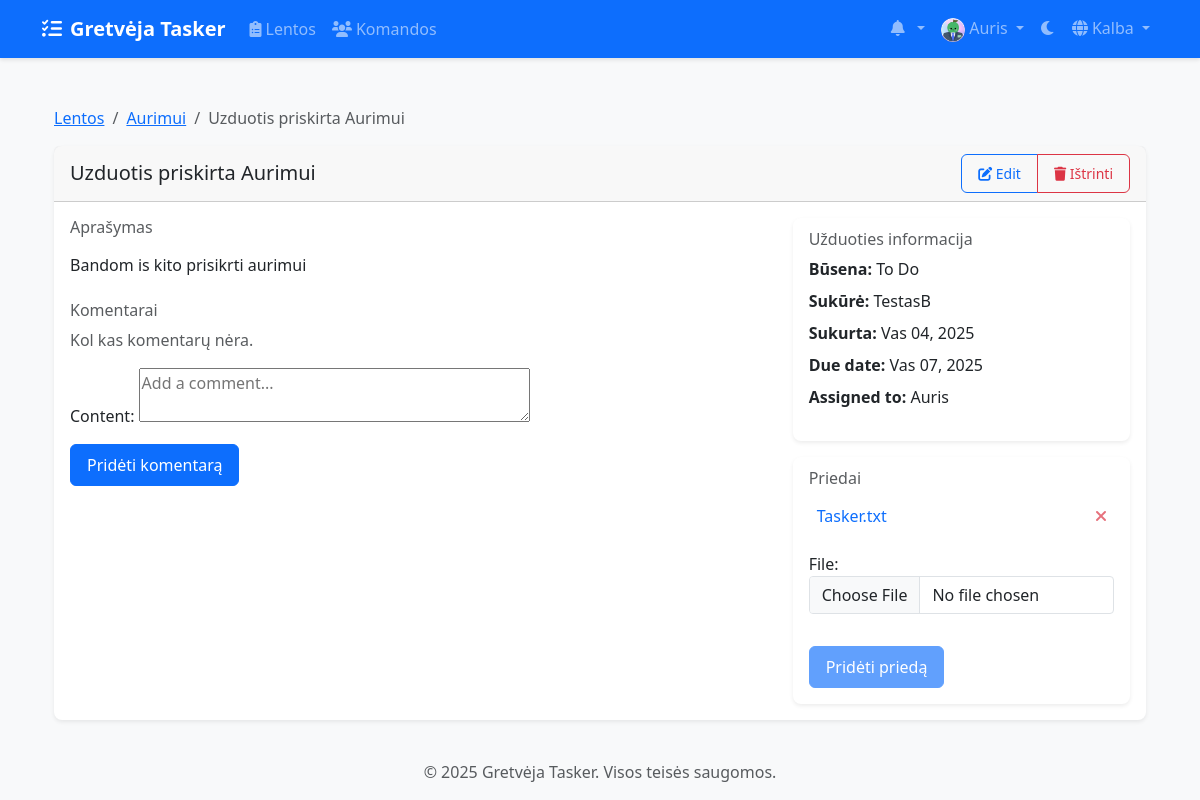
The app's page /lt/boards/tasks/2/ (signed in), older data.
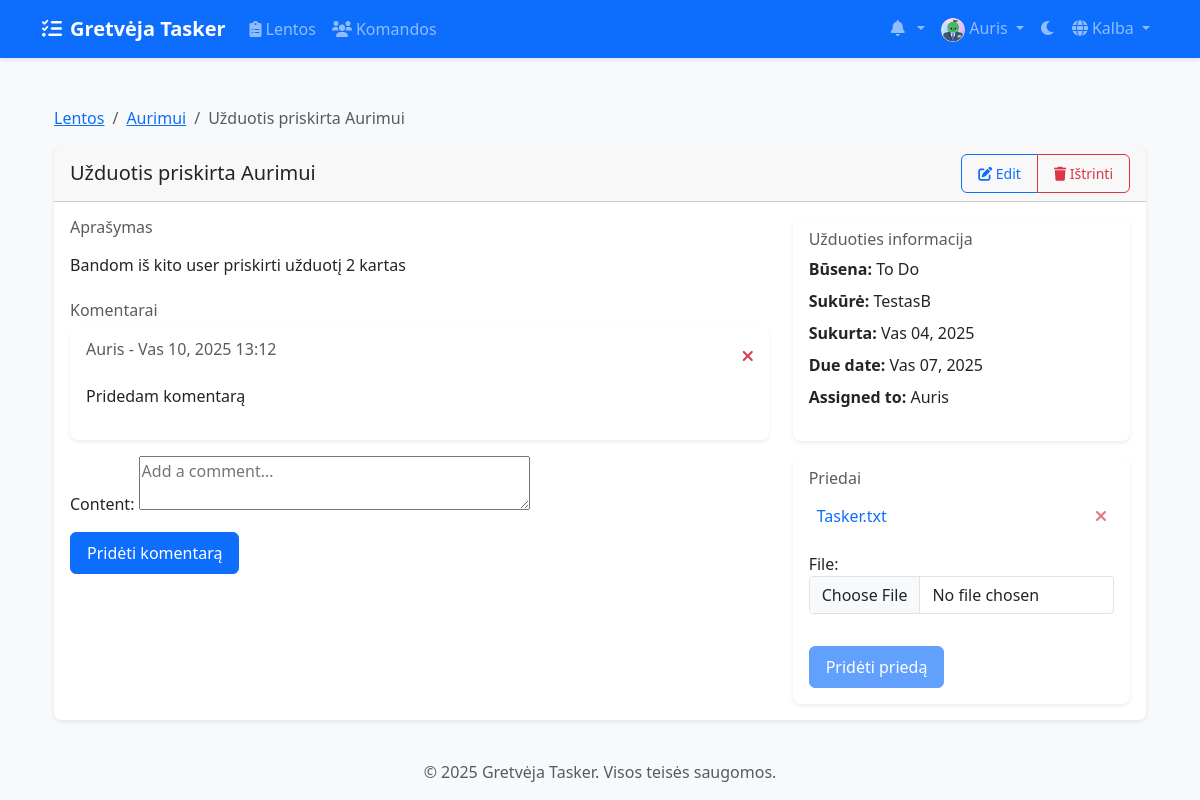
The same page, newer data.
### accounts/models.py (models this page shows, shortened)
class CustomUser(AbstractUser):
    email = models.EmailField(_('email address'), unique=True)
    avatar = models.ImageField(upload_to='avatars/', null=True, blank=True)
    bio = models.TextField(max_length=500, blank=True)
    theme_preference = models.CharField(
        max_length=10,
        choices=[('light', 'Light'), ('dark', 'Dark')],
        default='light'
    )
    notification_preferences = models.JSONField(
        default=dict,
        help_text=_('User notification preferences')
    )
    class Meta:
        verbose_name = _('user')
        verbose_name_plural = _('users')

### boards/models.py (models this page shows, shortened)
class Board(models.Model):
    title = models.CharField(max_length=200)
    description = models.TextField(blank=True)
    created_at = models.DateTimeField(auto_now_add=True)
    updated_at = models.DateTimeField(auto_now=True)
    owner = models.ForeignKey(
        settings.AUTH_USER_MODEL,
        on_delete=models.CASCADE,
        related_name='owned_boards'
    )
    team = models.ForeignKey(
        Team,
        on_delete=models.CASCADE,
        related_name='boards',
        null=True,
        blank=True
    )

class Task(models.Model):
    PRIORITY_CHOICES = [
        ('low', 'Low'),
        ('medium', 'Medium'),
        ('high', 'High'),
    ]
    title = models.CharField(max_length=200)
    description = models.TextField(blank=True)
    column = models.ForeignKey(Column, on_delete=models.CASCADE, related_name='tasks')
    created_by = models.ForeignKey(
        settings.AUTH_USER_MODEL,
        on_delete=models.CASCADE,
        related_name='created_tasks'
    )
    assigned_to = models.ForeignKey(
        settings.AUTH_USER_MODEL,
        on_delete=models.SET_NULL,
        null=True,
        blank=True,
        related_name='assigned_tasks'
    )
    created_at = models.DateTimeField(auto_now_add=True)
    updated_at = models.DateTimeField(auto_now=True)
    due_date = models.DateTimeField(null=True, blank=True)
    priority = models.CharField(
        max_length=10,
        choices=PRIORITY_CHOICES,
        default='medium'
    )
    position = models.PositiveIntegerField()
    labels = models.ManyToManyField('Label', blank=True)
    class Meta:
        ordering = ['position']

class Column(models.Model):
    COLUMN_TYPES = [
        ('todo', 'Padaryti'),
        ('doing', 'Daroma'),
        ('done', 'Atlikta'),
        ('rejected', 'Atmesta'),
    ]
    board = models.ForeignKey(Board, on_delete=models.CASCADE, related_name='columns')
    title = models.CharField(max_length=100)
    type = models.CharField(max_length=20, choices=COLUMN_TYPES)
    position = models.PositiveIntegerField()
    color = ColorField(default='#FF0000')
    class Meta:
        ordering = ['position']

class TaskAttachment(models.Model):
    task = models.ForeignKey(Task, on_delete=models.CASCADE, related_name='attachments')
    file = models.FileField(upload_to='task_attachments/')
    uploaded_by = models.ForeignKey(settings.AUTH_USER_MODEL, on_delete=models.CASCADE)
    uploaded_at = models.DateTimeField(auto_now_add=True)
    @property
    def filename(self):
        return os.path.basename(self.file.name)

class TaskComment(models.Model):
    task = models.ForeignKey(Task, on_delete=models.CASCADE, related_name='comments')
    author = models.ForeignKey(settings.AUTH_USER_MODEL, on_delete=models.CASCADE)
    content = models.TextField()
    created_at = models.DateTimeField(auto_now_add=True)
    updated_at = models.DateTimeField(auto_now=True)
    class Meta:
        ordering = ['-created_at']

### boards/views/task_views.py (the view, shortened to what this page needs)
# urls.py: path('tasks/<int:task_id>/', views.task_detail, name='task_detail'),
@login_required
def task_detail(request, task_id):
    task = get_object_or_404(Task, id=task_id)
    if not can_manage_task(request.user, task):
        messages.error(request, "You don't have permission to view this task.")
        return redirect('boards:board_detail', board_id=task.column.board.id)
    comment_form = TaskCommentForm()
    attachment_form = TaskAttachmentForm()
    return render(request, 'boards/task_detail.html', {
        'task': task,
        'board': task.column.board,
        'comments': task.comments.all().order_by('-created_at'),
        'attachments': task.attachments.all().order_by('-uploaded_at'),
        'comment_form': comment_form,
        'attachment_form': attachment_form,
        'can_edit': can_manage_task(request.user, task)
    })

### templates/boards/task_detail.html (shortened to what this page needs)
{% extends 'base.html' %}
{% load i18n %}
{% load static %}
{% block content %}
<div class="container mt-4">
    <nav aria-label="breadcrumb">
        <ol class="breadcrumb">
            <li class="breadcrumb-item"><a href="{% url 'boards:board_list' %}">{% trans "Boards" %}</a></li>
            <li class="breadcrumb-item"><a href="{% url 'boards:board_detail' board.id %}">{{ board.title }}</a></li>
            <li class="breadcrumb-item active" aria-current="page">{{ task.title }}</li>
        </ol>
    </nav>
    <div class="card shadow-sm">
        <div class="card-header d-flex justify-content-between align-items-center">
            <h5 class="mb-0">{{ task.title }}</h5>
            {% if can_edit %}
            <div class="btn-group">
                <a href="{% url 'boards:task_edit' task.id %}" class="btn btn-sm btn-outline-primary">
                    <i class="fas fa-edit"></i> {% trans "Edit" %}
                </a>
                <a href="{% url 'boards:task_delete' task.id %}" class="btn btn-sm btn-outline-danger">
                    <i class="fas fa-trash"></i> {% trans "Delete" %}
                </a>
            </div>
            {% endif %}
        </div>
        <div class="card-body">
            <div class="row">
                <div class="col-md-8">
                    <div class="mb-4">
                        <h6 class="text-muted">{% trans "Description" %}</h6>
                        <p class="mb-3">{{ task.description|linebreaks }}</p>
                    </div>
                    <div class="mb-4">
                        <h6 class="text-muted">{% trans "Comments" %}</h6>
                        {% if comments %}
                            {% for comment in comments %}
                            <div class="card mb-2">
                                <div class="card-body">
                                    <div class="d-flex justify-content-between">
                                        <h6 class="card-subtitle mb-2 text-muted">
                                            {{ comment.author.username }} - {{ comment.created_at|date:"M d, Y H:i" }}
                                        </h6>
                                        {% if comment.author == request.user %}
                                        <a href="{% url 'boards:delete_comment' comment.id %}" class="text-danger">
                                            <i class="fas fa-times"></i>
                                        </a>
                                        {% endif %}
                                    </div>
                                    <p class="card-text">{{ comment.content|linebreaks }}</p>
                                </div>
                            </div>
                            {% endfor %}
                        {% else %}
                            <p class="text-muted">{% trans "No comments yet." %}</p>
                        {% endif %}
                        <form method="post" class="mt-3">
                            {{ comment_form.as_p }}
                            <button type="submit" class="btn btn-primary">{% trans "Add Comment" %}</button>
                        </form>
                    </div>
                </div>
                <div class="col-md-4">
                    <div class="card mb-3">
                        <div class="card-body">
                            <h6 class="card-subtitle mb-2 text-muted">{% trans "Task Information" %}</h6>
                            <ul class="list-unstyled">
                                <li class="mb-2">
                                    <strong>{% trans "Status" %}:</strong> {{ task.column.title }}
                                </li>
                                <li class="mb-2">
                                    <strong>{% trans "Created by" %}:</strong> {{ task.created_by.username }}
                                </li>
                                <li class="mb-2">
                                    <strong>{% trans "Created at" %}:</strong> {{ task.created_at|date:"M d, Y" }}
                                </li>
                                <li class="mb-2">
                                    <strong>{% trans "Due date" %}:</strong>
                                    {% if task.due_date %}
                                        {{ task.due_date|date:"M d, Y" }}
                                    {% else %}
                                        {% trans "Not set" %}
                                    {% endif %}
                                </li>
                                <li>
                                    <strong>{% trans "Assigned to" %}:</strong>
                                    {% if task.assigned_to %}
                                        {{ task.assigned_to.username }}
                                    {% else %}
                                        {% trans "Unassigned" %}
                                    {% endif %}
                                </li>
                            </ul>
                        </div>
                    </div>
                    <div class="card">
                        <div class="card-body">
                            <h6 class="card-subtitle mb-2 text-muted">{% trans "Attachments" %}</h6>
                            {% if attachments %}
                                <ul class="attachment-list">
                                {% for attachment in attachments %}
                                    <li class="attachment-item">
                                        <a href="{{ attachment.file.url }}" target="_blank" class="attachment-link">
                                            {{ attachment.filename }}
                                        </a>
                                        {% if attachment.uploaded_by == request.user %}
                                        <a href="{% url 'boards:delete_attachment' attachment.id %}" class="delete-attachment">
                                            <i class="fas fa-times"></i>
                                        </a>
                                        {% endif %}
                                    </li>
                                {% endfor %}
                                </ul>
                            {% else %}
                                <p class="text-muted">{% trans "No attachments yet." %}</p>
                            {% endif %}
                            <form method="post" enctype="multipart/form-data" class="file-upload-form">
                                {{ attachment_form.as_p }}
                                <button type="submit" class="btn btn-primary" disabled>{% trans "Add Attachment" %}</button>
                            </form>
                        </div>
                    </div>
                </div>
            </div>
        </div>
    </div>
</div>
{% endblock %}

### templates/base.html (shortened to what this page needs)
{% load static %}
{% load compress %}
{% load i18n %}
<!DOCTYPE html>
<html lang="{{ LANGUAGE_CODE }}" data-bs-theme="light">
<head>
    <link href="https://cdn.jsdelivr.net/npm/bootstrap@5.3.2/dist/css/bootstrap.min.css" rel="stylesheet">
    <link href="https://cdnjs.cloudflare.com/ajax/libs/font-awesome/6.0.0/css/all.min.css" rel="stylesheet">
    <link href="https://cdn.jsdelivr.net/npm/select2@4.1.0-rc.0/dist/css/select2.min.css" rel="stylesheet">
    <link href="https://cdn.jsdelivr.net/npm/select2-bootstrap-5-theme@1.3.0/dist/select2-bootstrap-5-theme.min.css" rel="stylesheet">
    {% compress css %}
    <link href="{% static 'css/style.css' %}" rel="stylesheet">
    {% endcompress %}
</head>
<body>
    <nav class="navbar navbar-expand-lg navbar-dark bg-primary">
        <div class="container">
            <a class="navbar-brand" href="{% url 'home' %}">
                <i class="fas fa-tasks me-2"></i>{% trans "Gretvėja Tasker" %}
            </a>
            <div class="collapse navbar-collapse" id="navbarNav">
                <ul class="navbar-nav me-auto">
                    {% if user.is_authenticated %}
                        <li class="nav-item">
                            <a class="nav-link" href="{% url 'boards:board_list' %}">
                                <i class="fas fa-clipboard-list me-1"></i>{% trans "Boards" %}
                            </a>
                        </li>
                        <li class="nav-item">
                            <a class="nav-link" href="{% url 'teams:team_list' %}">
                                <i class="fas fa-users me-1"></i>{% trans "Teams" %}
                            </a>
                        </li>
                    {% endif %}
                </ul>
                <ul class="navbar-nav">
                    {% if user.is_authenticated %}
                        <li class="nav-item dropdown">
                            <a class="nav-link dropdown-toggle" href="#" id="notificationsDropdown" role="button" data-bs-toggle="dropdown">
                                <i class="fas fa-bell me-1"></i>
                            </a>
                        </li>
                        <li class="nav-item dropdown">
                            <a class="nav-link dropdown-toggle" href="#" id="userDropdown" role="button" data-bs-toggle="dropdown">
                                {% if user.avatar %}
                                    <img src="{{ user.avatar.url }}" alt="{% trans 'Avatar' %}" class="rounded-circle" width="24" height="24">
                                {% else %}
                                    <i class="fas fa-user-circle"></i>
                                {% endif %}
                                {{ user.username }}
                            </a>
                        </li>
                    {% endif %}
                    <li class="nav-item">
                        <button class="btn nav-link" id="theme-toggle">
                            <i class="fas fa-moon"></i>
                        </button>
                    </li>
                    <li class="nav-item dropdown">
                        <a class="nav-link dropdown-toggle" href="#" id="languageDropdown" role="button" data-bs-toggle="dropdown">
                            <i class="fas fa-globe me-1"></i>{% trans "Language" %}
                        </a>
                                {% get_current_language as CURRENT_LANGUAGE %}
                                {% get_available_languages as LANGUAGES %}
                    </li>
                </ul>
            </div>
        </div>
    </nav>
    <main class="container my-4">
        {% block content %}{% endblock %}
    </main>
    <footer class="footer mt-auto py-3 bg-light">
        <div class="container text-center">
            <span class="text-muted">© {% now "Y" %} Gretvėja Tasker. {% trans "All rights reserved." %}</span>
        </div>
    </footer>
</body>
</html>

Row changes from the older to the newer data that the page shows:
changed Task "To Do": title "Uzduotis priskirta Aurimui" → "Užduotis priskirta Aurimui"; description "Bandom is kito prisikrti aurimui" → "Bandom iš kito user priskirti užduotį 2 kartas"
added TaskComment: author.username "Auris", created_at "Vas 10, 2025 13:12", content "Pridedam komentarą"
Text that changed along with them:
text no longer shown: "Kol kas komentarų nėra."
